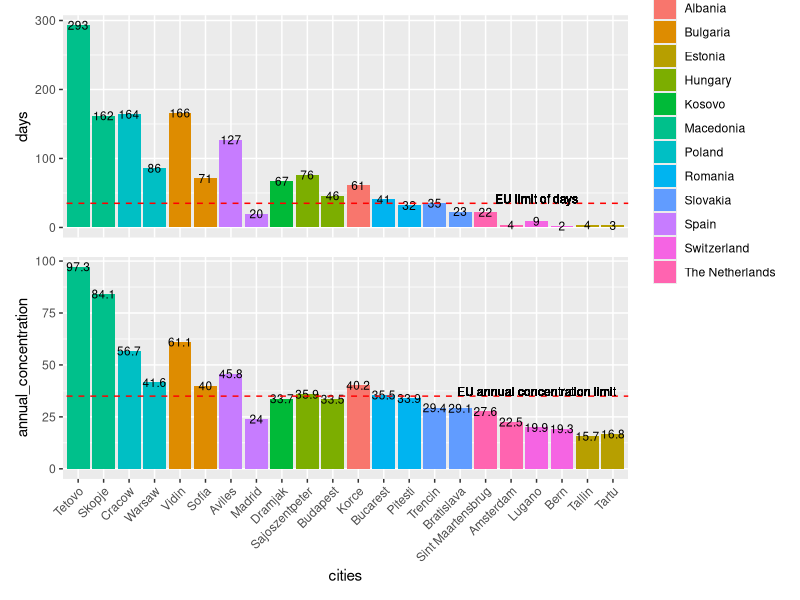

R code for this plot:
## ---- chunk 1
library(dplyr)
library(ggplot2)
library(patchwork)

countries <- c('Estonia', 'The Netherlands', 'Estonia', 'Romania',
               'The Netherlands', 'Poland', 'Slovakia',
               'Spain', 'Slovakia', 'Poland', 'Hungary',
               'Switzerland', 'Hungary', 'Romania', 'Switzerland', 
               'Bulgaria', 'Spain', 'Bulgaria', 'Kosovo',
               'Albania', 'Macedonia', 'Macedonia')

cities <- c('Tallin', 'Amsterdam', 'Tartu', 'Pitesti', 
            'Sint Maartensbrug', 'Warsaw', 'Trencin', 
            'Aviles', 'Bratislava', 'Cracow', 'Sajoszentpeter',
            'Bern', 'Budapest', 'Bucarest', 'Lugano', 
            'Vidin', 'Madrid', 'Sofia', 'Dramjak', 
            'Korce', 'Tetovo', 'Skopje')

days <- c(4, 4, 3, 32, 22, 86, 35, 127, 23, 164, 76, 2, 46,
          41, 9, 166, 20, 71, 67, 61, 293, 162)

annual_concentration <- c(15.7, 22.5, 16.8, 33.9, 27.6, 41.6,
                          29.4, 45.8, 29.1, 56.7, 35.9, 19.3,
                          33.5, 35.5, 19.9, 61.1, 24.0, 40.0,
                          33.7, 40.2, 97.3, 84.1)

smog_data <- data.frame(countries, cities, days, annual_concentration)

countries_order <- group_by(smog_data, countries) %>% 
  summarise(days_sum = mean(days)) %>% 
  arrange(days_sum) %>% 
  pull(countries)
 
cities_order <- smog_data %>%
   mutate(countries = factor(countries, levels = countries_order)) %>% 
   arrange(desc(countries), desc(days)) %>% 
   pull(cities)

smog_data$cities <- factor(smog_data$cities, levels = cities_order)

days_plot <- ggplot(data = smog_data, aes(x = cities, y = days, fill = countries)) + 
  geom_bar(stat = "identity") +
  geom_text(aes(label = days), size=3) +
  geom_abline(slope=0, intercept=35,  col = "red", lty = 2) + 
  geom_text(x=19, y=35, label="EU limit of days", vjust = 0, size=3) + 
  theme(axis.title.x=element_blank(),
        axis.text.x=element_blank(),
        axis.ticks.x=element_blank())

concentration_plot <- ggplot(data = smog_data, aes(x = cities, y = annual_concentration, fill = countries)) + 
  geom_bar(stat = "identity") +
  geom_text(aes(label = annual_concentration), size=3) +
  geom_abline(slope=0, intercept=35,  col = "red", lty = 2) + 
  geom_text(x=19, y=35, label="EU annual concentration limit", vjust = 0, size=3) +
  theme(legend.position = "none", 
        axis.text.x = element_text(angle = 45, hjust = 1))

get_legend <- function(gg_plot) {
  grob_table <- ggplotGrob(gg_plot)
  grob_table[["grobs"]][[which(sapply(grob_table[["grobs"]], function(x) x[["name"]]) == "guide-box")]]
}

(days_plot + theme(legend.position = "none")) + get_legend(days_plot) + 
  concentration_plot + plot_spacer() + plot_layout(ncol = 2, heights = c(0.5, 0.5), widths = c(0.8, 0.2))
